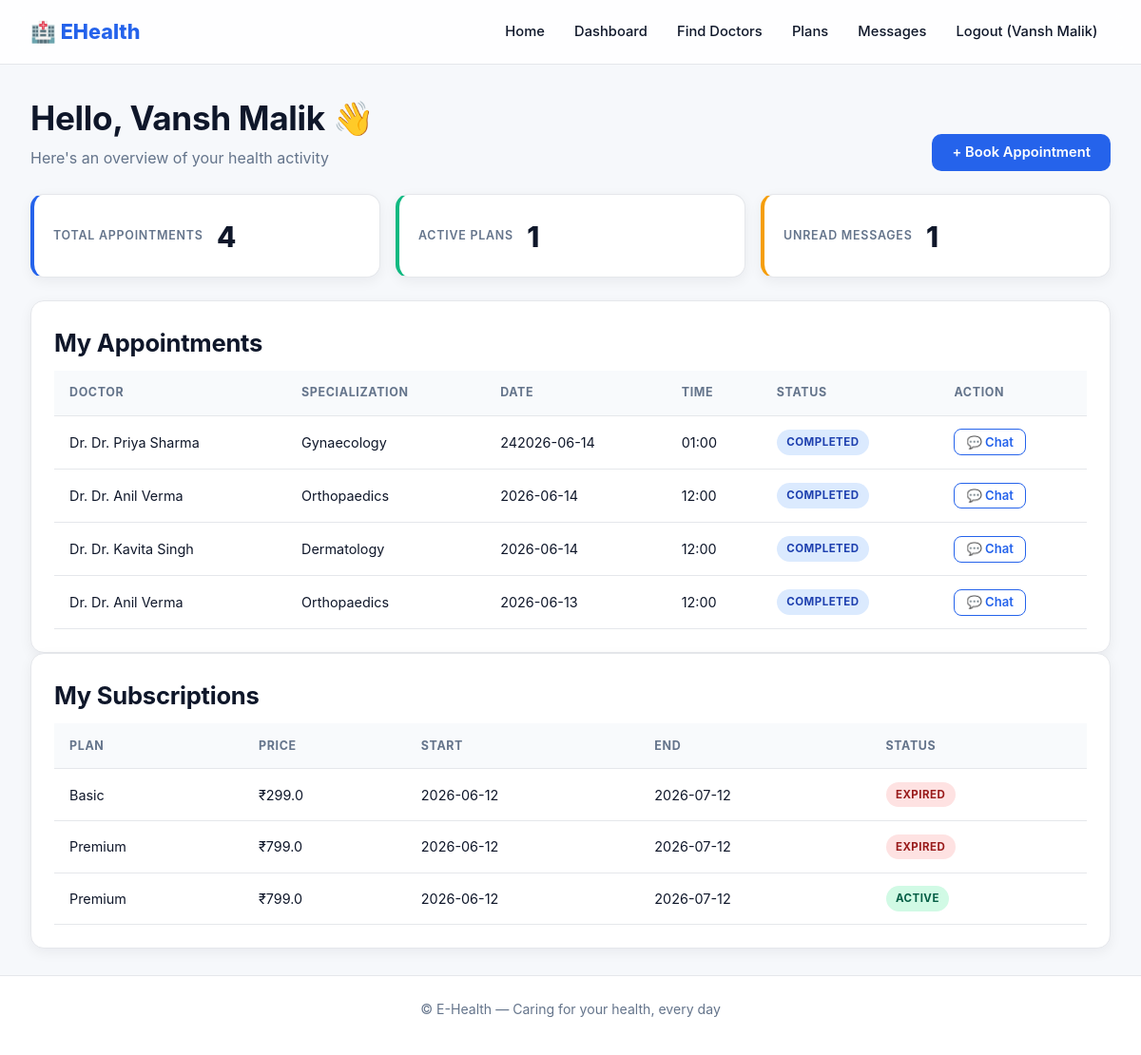
Screenshot of /patient/dashboard (signed in) with the database file from the repository.
### tables this page shows
CREATE TABLE appointments (
        id INTEGER PRIMARY KEY AUTOINCREMENT,
        patient_id INTEGER REFERENCES users(id),
        doctor_id INTEGER REFERENCES users(id),
        date TEXT NOT NULL,
        time TEXT NOT NULL,
        reason TEXT DEFAULT '',
        status TEXT DEFAULT 'pending' CHECK(status IN ('pending','approved','rejected','completed')),
        created_at TIMESTAMP DEFAULT CURRENT_TIMESTAMP
    );

CREATE TABLE users (
        id INTEGER PRIMARY KEY AUTOINCREMENT,
        name TEXT NOT NULL,
        email TEXT UNIQUE NOT NULL,
        phone TEXT NOT NULL,
        password TEXT NOT NULL,
        role TEXT NOT NULL CHECK(role IN ('doctor','patient')),
        created_at TIMESTAMP DEFAULT CURRENT_TIMESTAMP
    );

CREATE TABLE doctor_profiles (
        id INTEGER PRIMARY KEY AUTOINCREMENT,
        user_id INTEGER UNIQUE REFERENCES users(id),
        specialization TEXT NOT NULL,
        experience INTEGER DEFAULT 0,
        fee REAL DEFAULT 500,
        bio TEXT DEFAULT '',
        available INTEGER DEFAULT 1,
        hospital TEXT DEFAULT 'EHealth Clinic',
        address TEXT DEFAULT '',
        latitude REAL DEFAULT 0.0,
        longitude REAL DEFAULT 0.0
    );

CREATE TABLE user_subscriptions (
        id INTEGER PRIMARY KEY AUTOINCREMENT,
        user_id INTEGER REFERENCES users(id),
        subscription_id INTEGER REFERENCES subscriptions(id),
        start_date TEXT NOT NULL,
        end_date TEXT NOT NULL,
        active INTEGER DEFAULT 1
    );

CREATE TABLE subscriptions (
        id INTEGER PRIMARY KEY AUTOINCREMENT,
        name TEXT NOT NULL,
        description TEXT,
        price REAL NOT NULL,
        duration_days INTEGER NOT NULL,
        features TEXT DEFAULT ''
    );

### app.py (the view)
@app.route("/patient/dashboard")
@login_required(role="patient")
def patient_dashboard():
    db = get_db()
    appointments = db.execute("""
        SELECT a.*, u.name as doctor_name, dp.specialization
        FROM appointments a
        JOIN users u ON a.doctor_id=u.id
        JOIN doctor_profiles dp ON dp.user_id=u.id
        WHERE a.patient_id=? ORDER BY a.created_at DESC
    """, (session["user_id"],)).fetchall()
    subs = db.execute("""
        SELECT us.*, s.name as plan_name, s.price
        FROM user_subscriptions us
        JOIN subscriptions s ON us.subscription_id=s.id
        WHERE us.user_id=? ORDER BY us.start_date DESC
    """, (session["user_id"],)).fetchall()
    unread = db.execute("SELECT COUNT(*) FROM messages WHERE receiver_id=? AND is_read=0",
                        (session["user_id"],)).fetchone()[0]
    return render_template("patient_dashboard.html", appointments=appointments, subs=subs, unread=unread)

### app.py (called while the page is built)
def get_db():
    if "db" not in g:
        g.db = sqlite3.connect(DB)
        g.db.row_factory = sqlite3.Row
        g.db.execute("PRAGMA foreign_keys = ON")
    return g.db

def login_required(role=None):
    def decorator(f):
        @wraps(f)
        def wrapped(*a, **kw):
            if "user_id" not in session:
                flash("Please log in first.", "warning")
                return redirect(url_for("login"))
            if role and session.get("role") != role:
                flash("Access denied.", "danger")
                return redirect(url_for("index"))
            return f(*a, **kw)
        return wrapped
    return decorator

### templates/patient_dashboard.html (shortened to what this page needs)
{% extends "base.html" %}
{% block content %}
<div class="container">
  <div class="page-head">
    <div>
      <h1>Hello, {{ session.user_name }} 👋</h1>
      <p>Here's an overview of your health activity</p>
    </div>
    <a href="{{ url_for('browse_doctors') }}" class="btn btn-primary">+ Book Appointment</a>
  </div>
  <div class="stats-grid">
    <div class="stat"><div class="stat-label">Total Appointments</div><div class="stat-value">{{ appointments|length }}</div></div>
    <div class="stat stat-accent"><div class="stat-label">Active Plans</div><div class="stat-value">{{ subs|selectattr('active','equalto',1)|list|length }}</div></div>
    <div class="stat stat-warning"><div class="stat-label">Unread Messages</div><div class="stat-value">{{ unread }}</div></div>
  </div>
  <div class="card">
    <h2>My Appointments</h2>
    {% if appointments %}
      <div class="table-wrap">
        <table>
          <thead><tr><th>Doctor</th><th>Specialization</th><th>Date</th><th>Time</th><th>Status</th><th>Action</th></tr></thead>
          <tbody>
          {% for a in appointments %}
            <tr>
              <td>Dr. {{ a.doctor_name }}</td>
              <td>{{ a.specialization }}</td>
              <td>{{ a.date }}</td>
              <td>{{ a.time }}</td>
              <td><span class="badge badge-{{ a.status }}">{{ a.status }}</span></td>
              <td><a href="{{ url_for('chat', other_id=a.doctor_id) }}" class="btn btn-sm btn-outline">💬 Chat</a></td>
            </tr>
          {% endfor %}
          </tbody>
        </table>
      </div>
    {% else %}
      <div class="empty"><div class="empty-icon">📅</div><p>No appointments yet. <a href="{{ url_for('browse_doctors') }}">Book your first one</a>.</p></div>
    {% endif %}
  </div>
  <div class="card">
    <h2>My Subscriptions</h2>
    {% if subs %}
      <div class="table-wrap">
        <table>
          <thead><tr><th>Plan</th><th>Price</th><th>Start</th><th>End</th><th>Status</th></tr></thead>
          <tbody>
          {% for s in subs %}
            <tr>
              <td>{{ s.plan_name }}</td>
              <td>₹{{ s.price }}</td>
              <td>{{ s.start_date }}</td>
              <td>{{ s.end_date }}</td>
              <td><span class="badge {{ 'badge-approved' if s.active else 'badge-rejected' }}">{{ 'Active' if s.active else 'Expired' }}</span></td>
            </tr>
          {% endfor %}
          </tbody>
        </table>
      </div>
    {% else %}
      <div class="empty"><div class="empty-icon">💳</div><p>No active subscriptions. <a href="{{ url_for('view_subscriptions') }}">View plans</a>.</p></div>
    {% endif %}
  </div>
</div>
{% endblock %}

### templates/base.html (shortened to what this page needs)
<!DOCTYPE html>
<html lang="en">
<head>
<link rel="stylesheet" href="{{ url_for('static', filename='style.css') }}">
</head>
<body>
<nav class="navbar">
  <div class="nav-container">
    <a href="{{ url_for('index') }}" class="brand">🏥 EHealth</a>
    <div class="nav-links" id="navLinks">
      <a href="{{ url_for('index') }}">Home</a>
      {% if session.user_id %}
        {% if session.role == 'patient' %}
          <a href="{{ url_for('patient_dashboard') }}">Dashboard</a>
          <a href="{{ url_for('browse_doctors') }}">Find Doctors</a>
          <a href="{{ url_for('view_subscriptions') }}">Plans</a>
          <a href="{{ url_for('chat_contacts') }}">Messages</a>
        {% else %}
          <a href="{{ url_for('doctor_dashboard') }}">Dashboard</a>
          <a href="{{ url_for('doctor_profile') }}">My Profile</a>
          <a href="{{ url_for('chat_contacts') }}">Messages</a>
        {% endif %}
        <a href="{{ url_for('logout') }}">Logout ({{ session.user_name }})</a>
      {% else %}
        <a href="{{ url_for('login') }}">Login</a>
        <a href="{{ url_for('register') }}">Register</a>
      {% endif %}
    </div>
  </div>
</nav>
<main class="page-main">
{% block content %}{% endblock %}
</main>
<footer class="footer">
  <p>© E-Health — Caring for your health, every day</p>
</footer>
</body>
</html>

### static/style.css (style rules this page uses)
:root { --primary:#2563eb; --primary-dark:#1d4ed8; --primary-light:#dbeafe; --accent:#10b981; --accent-dark:#059669; --warning:#f59e0b; --danger:#ef4444; --bg:#f6f8fb; --surface:#ffffff; --text:#0f172a; --text-muted:#64748b; --muted:#64748b; --border:#e5e7eb; --shadow:0 4px 14px rgba(15,23,42,.06); --shadow-lg:0 12px 32px rgba(15,23,42,.10); --radius:14px; --radius-sm:10px; --gradient:linear-gradient(135deg,#2563eb 0%,#10b981 100%); }
* { box-sizing:border-box }
html,body { margin:0;padding:0 }
body { font-family:'Inter','Segoe UI',system-ui,-apple-system,sans-serif; background:var(--bg); color:var(--text); line-height:1.6; -webkit-font-smoothing:antialiased; min-height:100vh; display:flex;flex-direction:column; }
a { color:var(--primary);text-decoration:none;transition:color .2s }
h1,h2,h3,h4 { margin:0 0 .5rem;font-weight:700;letter-spacing:-.01em;color:var(--text) }
h1 { font-size:clamp(1.6rem,3vw,2.2rem) }
h2 { font-size:clamp(1.3rem,2.2vw,1.6rem) }
p { margin:0 0 .75rem;color:var(--text-muted) }
.navbar { position:sticky;top:0;z-index:50; background:rgba(255,255,255,.85); backdrop-filter:saturate(180%) blur(12px); -webkit-backdrop-filter:saturate(180%) blur(12px); border-bottom:1px solid var(--border); }
.nav-container { max-width:100%;margin:0 auto;padding:.85rem 2rem; display:flex;align-items:center;justify-content:space-between;gap:1rem;flex-wrap:wrap; }
.brand { font-size:1.35rem;font-weight:800;color:var(--primary); display:inline-flex;align-items:center;gap:.4rem; }
.nav-links { display:flex;align-items:center;gap:.25rem;flex-wrap:wrap }
.nav-links a { color:var(--text);font-weight:500;font-size:.92rem; padding:.5rem .85rem;border-radius:8px;transition:all .2s; }
.container { max-width:100%;margin:0 auto;padding:1.75rem 2rem }
.page-head { display:flex;align-items:flex-end;justify-content:space-between; gap:1rem;flex-wrap:wrap;margin-bottom:1.5rem; }
.page-head h1 { margin-bottom:.15rem }
.page-head p { margin:0;color:var(--text-muted) }
.card { background:var(--surface); border:1px solid var(--border); border-radius:var(--radius); box-shadow:var(--shadow); padding:1.5rem; transition:box-shadow .25s,transform .25s; }
.btn { display:inline-flex;align-items:center;justify-content:center;gap:.4rem; padding:.7rem 1.25rem;border:1px solid transparent;border-radius:10px; font-size:.92rem;font-weight:600;cursor:pointer; text-decoration:none;transition:all .2s;line-height:1;white-space:nowrap; }
.btn-primary { background:var(--primary);color:#fff }
.btn-outline { background:transparent;color:var(--primary);border-color:var(--primary) }
.btn-sm { padding:.4rem .75rem;font-size:.82rem;border-radius:8px }
.stats-grid { display:grid;grid-template-columns:repeat(auto-fit,minmax(170px,1fr)); gap:1rem;margin-bottom:1.5rem; }
.stat { background:var(--surface);border:1px solid var(--border);border-left:4px solid var(--primary); border-radius:var(--radius);padding:1.1rem 1.25rem;box-shadow:var(--shadow); }
.stat-warning { border-left-color:var(--warning) }
.stat-accent { border-left-color:var(--accent) }
.stat-label { font-size:.78rem;text-transform:uppercase;letter-spacing:.06em;color:var(--text-muted);font-weight:600 }
.stat-value { font-size:1.85rem;font-weight:800;margin-top:.2rem;color:var(--text) }
.table-wrap { overflow-x:auto;-webkit-overflow-scrolling:touch;margin-top:.5rem }
table { width:100%;border-collapse:collapse;font-size:.9rem;min-width:640px }
thead { background:#f8fafc }
th,td { padding:.85rem 1rem;text-align:left;border-bottom:1px solid var(--border) }
th { font-size:.78rem;text-transform:uppercase;letter-spacing:.05em;color:var(--text-muted);font-weight:700 }
.badge { display:inline-block;padding:.25rem .65rem;font-size:.72rem;font-weight:700; text-transform:uppercase;letter-spacing:.04em;border-radius:999px; }
.badge-approved { background:#d1fae5;color:#065f46 }
.badge-completed { background:#dbeafe;color:#1e40af }
.badge-rejected { background:#fee2e2;color:#991b1b }
.footer { margin-top:auto;padding:1.5rem 1rem;text-align:center; color:var(--text-muted);font-size:.88rem;background:#fff;border-top:1px solid var(--border); }
.stat { display:flex;align-items:center;gap:.9rem }
.page-main { flex:1 0 auto;display:flex;flex-direction:column }
.page-main > section, .page-main > .container, .page-main > .container-sm, .page-main > .auth-portrait-wrap { width:100% }
.footer { flex-shrink:0 }

### rows the page displays
appointments: doctor_name "Dr. Priya Sharma", specialization "Gynaecology", date "242026-06-14", time "01:00", status "COMPLETED"
appointments: doctor_name "Dr. Anil Verma", specialization "Orthopaedics", date "2026-06-14", time "12:00", status "COMPLETED"
appointments: doctor_name "Dr. Kavita Singh", specialization "Dermatology", date "2026-06-14", time "12:00", status "COMPLETED"
appointments: doctor_name "Dr. Anil Verma", specialization "Orthopaedics", date "2026-06-13", time "12:00", status "COMPLETED"
user_subscriptions: plan_name "Basic", price "299.0", start_date "2026-06-12", end_date "2026-07-12", active "EXPIRED"
user_subscriptions: plan_name "Premium", price "799.0", start_date "2026-06-12", end_date "2026-07-12", active "EXPIRED"
user_subscriptions: plan_name "Premium", price "799.0", start_date "2026-06-12", end_date "2026-07-12", active "ACTIVE"

### other values shown
{{ session.user_name }} "Vansh Malik"
{{ appointments|length }} "4"
{{ subs|selectattr('active','equalto',1)|list|length }} "1"
{{ unread }} "1"
